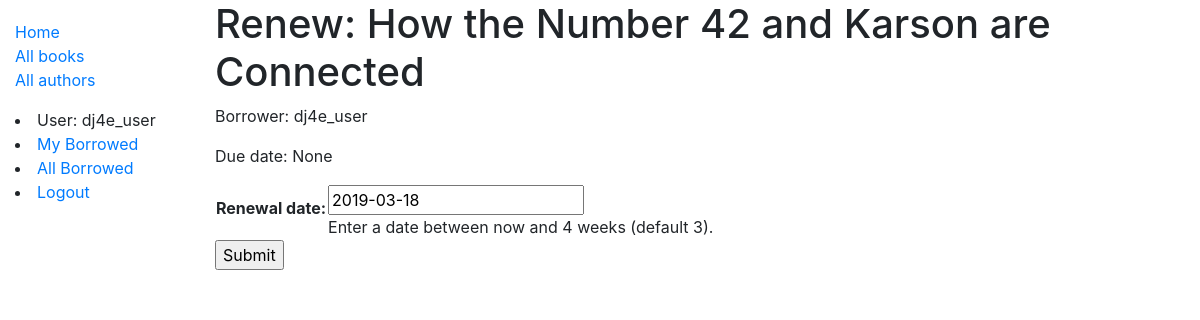
Page /catalog/book/85fdc2cb-f058-4823-a9c0-64404209f875/renew/ (signed in) on the earlier database version.
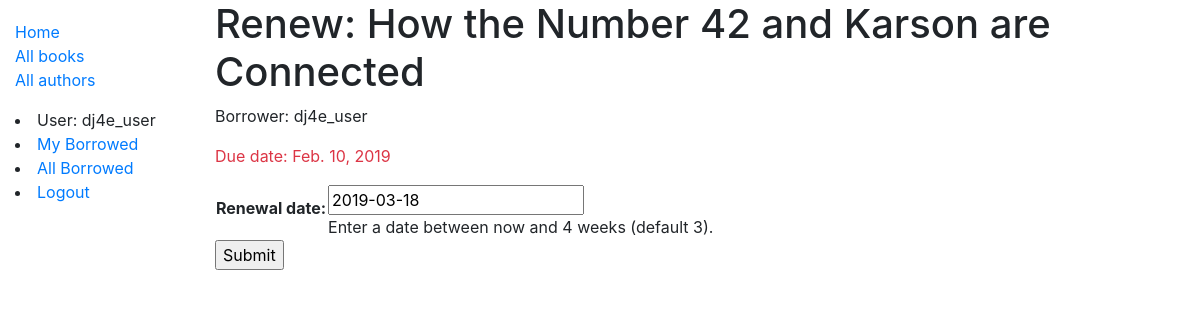
Same page on the later database version.
### catalog/models.py (models this page shows, shortened)
class BookInstance(models.Model):
    id = models.UUIDField(primary_key=True, default=uuid.uuid4, help_text='Unique ID for this particular book across whole library')
    book = models.ForeignKey('Book', on_delete=models.SET_NULL, null=True)
    imprint = models.CharField(max_length=200)
    due_back = models.DateField(null=True, blank=True)
    borrower = models.ForeignKey(User, on_delete=models.SET_NULL, null=True, blank=True)
    @property
    def is_overdue(self):
        if self.due_back and date.today() > self.due_back:
            return True
        return False
    LOAN_STATUS = (
        ('m', 'Maintenance'),
        ('o', 'On loan'),
        ('a', 'Available'),
        ('r', 'Reserved'),
    )
    status = models.CharField(
        max_length=1,
        choices=LOAN_STATUS,
        blank=True,
        default='m',
        help_text='Book availability',
    )
    class Meta:
        ordering = ['due_back']
        permissions = (("can_mark_returned", "Set book as returned"),)

class Book(models.Model):
    title = models.CharField(max_length=200)
    author = models.ForeignKey('Author', on_delete=models.SET_NULL, null=True)
    summary = models.TextField(max_length=1000, help_text='Enter a brief description of the book')
    isbn = models.CharField('ISBN', max_length=13, help_text='13 Character <a href="https://www.isbn-international.org/content/what-isbn">ISBN number</a>')
    language = models.ForeignKey('Language', on_delete=models.SET_NULL, null=True, blank=True)
    genre = models.ManyToManyField(Genre, help_text='Select a genre for this book')
    def display_genre(self):
        """Create a string for the Genre. This is required to display genre in Admin."""
        return ', '.join(genre.name for genre in self.genre.all()[:3])
    display_genre.short_description = 'Genre'

### catalog/views.py (the view)
# urls.py: path('book/<uuid:pk>/renew/', views.renew_book_librarian, name='renew-book-librarian'),
@permission_required('catalog.can_mark_returned')
def renew_book_librarian(request, pk):
    book_instance = get_object_or_404(BookInstance, pk=pk)
    if request.method == 'POST':
        form = RenewBookForm(request.POST)
        if form.is_valid():
            book_instance.due_back = form.cleaned_data['renewal_date']
            book_instance.save()
            return HttpResponseRedirect(reverse('all-borrowed') )
    else:
        proposed_renewal_date = datetime.date.today() + datetime.timedelta(weeks=3)
        form = RenewBookForm(initial={'renewal_date': proposed_renewal_date})
    context = {
        'form': form,
        'book_instance': book_instance,
    }
    return render(request, 'catalog/book_renew_librarian.html', context)

### catalog/forms.py (shortened to what this page needs)
class RenewBookForm(forms.Form):
    renewal_date = forms.DateField(help_text="Enter a date between now and 4 weeks (default 3).")

### catalog/templates/catalog/book_renew_librarian.html (shortened to what this page needs)
{% extends "base_generic.html" %}
{% block content %}
  <h1>Renew: {{ book_instance.book.title }}</h1>
  <p>Borrower: {{ book_instance.borrower }}</p>
  <p{% if book_instance.is_overdue %} class="text-danger"{% endif %}>Due date: {{ book_instance.due_back }}</p>
  <form action="" method="post">
    <table>
    {{ form.as_table }}
    </table>
    <input type="submit" value="Submit">
  </form>
{% endblock %}

Differences in the rows shown:
changed BookInstance "How the Number 42 and Karson are Connected": due_back "None" → "Feb. 10, 2019"
